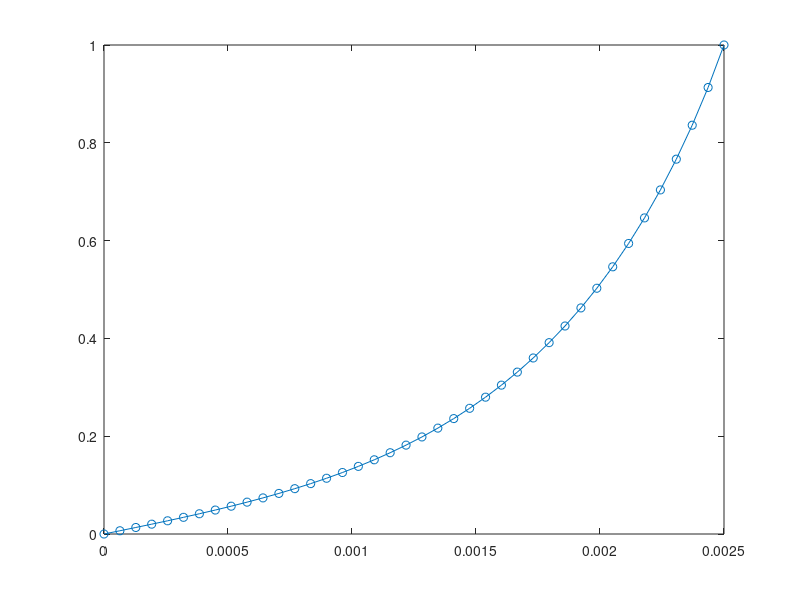

Write the MATLAB code that produced this figure. (Note: this script raises an error after producing the figure.)
N = 20;
a = 0.025;
b = 0.025;
N1 = 40;
X = linspace(0,a,N1);
Y = linspace(0,b,N1);
dy = b/(N1-1)
[x,y] =meshgrid(X,Y);
u = x*0;
n = 1:N;
tau = 7;
cn = 2.*tau.*a./(pi.*n).^2.*(1-(-1).^n)./(cosh(pi.*n.*b./a));
for i = 1:N
   u = u+cn(i).*sin(n(i).*(pi.*x./a)).*sinh(n(i).*(pi.*y./a));
end
mesh(x,y,u)
u3 =u;

plot(Y/10,mean(u3')./max(mean(u3')),'-o')
f0 = fit(Y'/10,mean(u3')'./max(mean(u3')),'cubicinterp');
hold on
plot(Y/10,f0(Y/10),'r-')
hold off
%%
x = linspace(-a,a,N1);
y = linspace(-b,b,N1);
dy = (2*b/(N1-1))
dx = (2*a/(N1-1))
[x,y] =meshgrid(x,y);
gamma =.1;
eta = 1;
tau = 0;
tau1 = 0;
eis = -(2.*n-1).*pi./(2.*a);
an = 8.*a.*cos(n.*pi).*sech(2.*eis.*b).*((-1+2.*n).*pi.*tau.*cosh(eis.*b)+2.*a.*gamma.*sinh(eis.*b))./(eta.*(1-2.*n).^3.*pi.^3)
bn = 8.*a.*cos(n.*pi).*sech(eis.*b).*(2.*a.*gamma-(2.*n-1).*pi.*tau.*tanh(eis.*b))./(eta.*(-1+2.*n).^3.*pi.^3.*(1+tanh(eis.*b).^2))
u1= gamma./(2.*eta).*(x.^2-a.^2);
u=-u1;
cn = 2.*tau1.*a./(pi.*n).^2.*(1-(-1).^n)./(cosh(pi.*n.*b./a));
u3=u1*0;
for i = 1:N
    i;
       u3 = u3+cn(i).*sin(n(i).*(pi.*(x+a)./(2.*a))).*sinh(n(i).*(pi.*(-y+b)./(2.*a)));
   u = u-cos(-eis(i).*x).*(-an(i).*sinh(-eis(i).*y)-bn(i).*cosh(-eis(i).*y));
end
mesh(u)
%mesh(u)
%mesh(del2(u))
%plot(mean(u'))
t1 =fliplr(mean(u'))
plot(t1)
%%
x = linspace(-a,a,N1);
y = linspace(-b,b,N1);
dy = (2*b/(N1-1))
dx = (2*a/(N1-1))
[x,y] =meshgrid(x,y);
gamma =1;
eta = 1;
tau = 3;
eis = -(2.*n-1).*pi./(2.*a);
u1= gamma./(2.*eta).*(x.^2-a.^2);
cn = 2.*tau.*a./(pi.*n).^2.*(1-(-1).^n)./(cosh(pi.*n.*b./a));
u3=u1*0;
for i = 1:N
    i;
   u3 = u3+cn(i).*sin(n(i).*(pi.*(x+a)./(2.*a))).*sinh(n(i).*(pi.*(y+b)./(2.*a)));
   u1 = u1+cosh(eis(i).*y)./cosh(eis(i).*b).*cos(eis(i).*x).*16.*gamma.*a.^2./(eta.*pi.^3).*(-1).^(n(i)+1)./(2.*n(i)-1).^3;
end
u = -u1+u3;
plot((mean(u')))
hold on
plot(-(mean(u1')))
plot((mean(u3')))
hold off
legend('total','nopg','shear')
[max(-(mean(u1'))),a*b*gamma/eta*0.197]